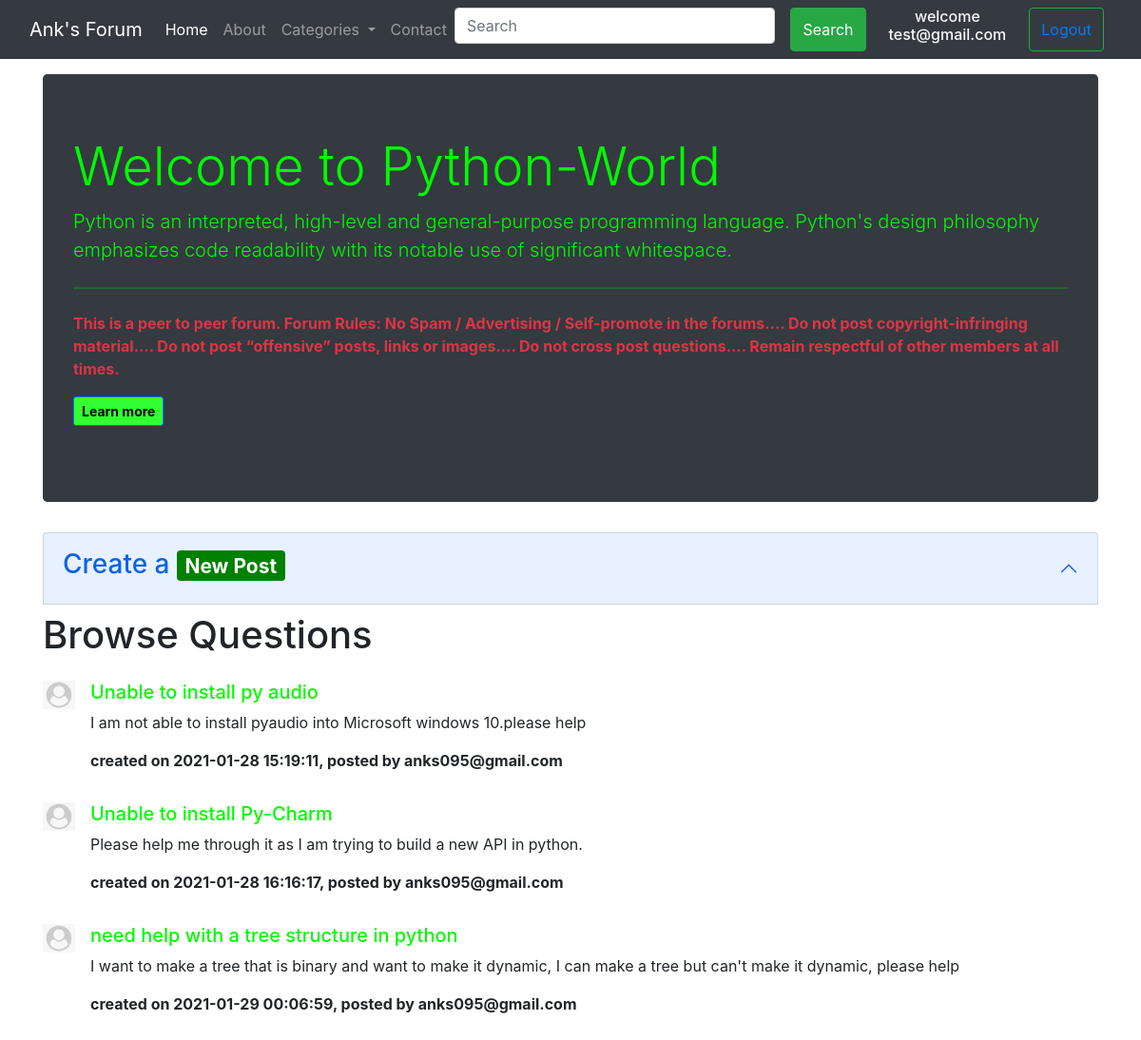
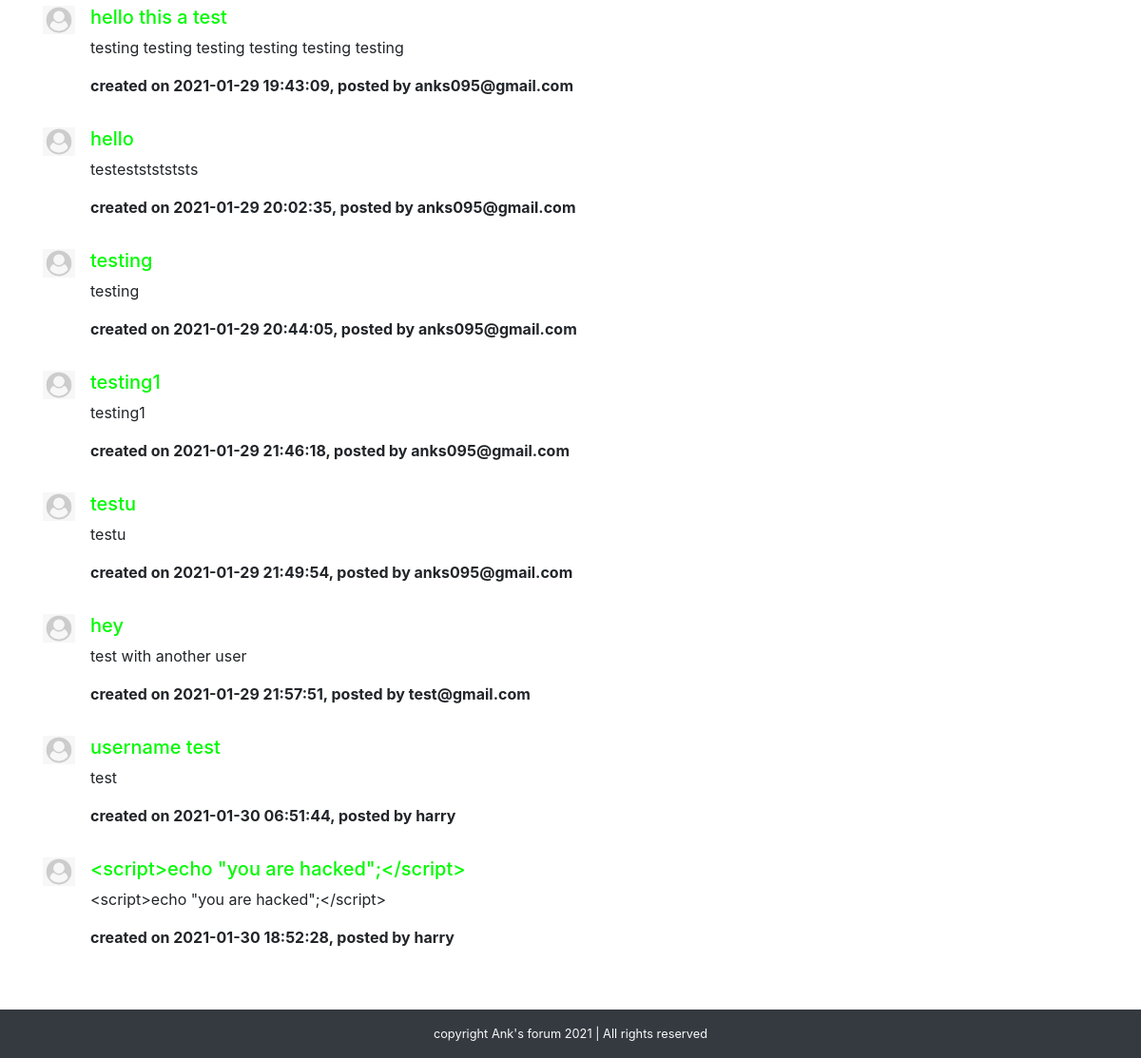
/threadList.php?catid=1 (signed in), run on the app's committed database (2 pictures, top to bottom).
### tables this page shows
CREATE TABLE `categories` (
  `category_id` int(8) NOT NULL,
  `category_name` varchar(500) NOT NULL,
  `category_description` varchar(500) NOT NULL,
  `created` datetime NOT NULL DEFAULT current_timestamp()
);

CREATE TABLE `threads` (
  `thread_id` int(7) NOT NULL,
  `thread_title` varchar(255) NOT NULL,
  `thread_description` text NOT NULL,
  `thread_cat_id` int(7) NOT NULL,
  `thread_user_id` int(7) NOT NULL,
  `timestamp` datetime NOT NULL DEFAULT current_timestamp()
);

CREATE TABLE `users` (
  `sno` int(8) NOT NULL,
  `user_email` varchar(30) NOT NULL,
  `user_password` varchar(255) NOT NULL,
  `timestamp` datetime NOT NULL DEFAULT current_timestamp()
);

### threadList.php (the view, shortened to what this page needs)
<!doctype html>
<html lang="en">
<head>
    <link href="https://cdn.jsdelivr.net/npm/bootstrap@5.0.0-beta1/dist/css/bootstrap.min.css" rel="stylesheet">
    <link rel="stylesheet" href="https://cdn.jsdelivr.net/npm/bootstrap@4.6.0/dist/css/bootstrap.min.css">
    <link rel="stylesheet" href="style.css">
</head>
<body>
    <?php include 'partial/_header.php'; ?>
    <?php
    $id = $_GET['catid'];
    $sql = "SELECT * FROM `categories` WHERE category_id=$id";
    $result = mysqli_query($conn, $sql);
    while ($row = mysqli_fetch_assoc($result)) {
        $categoryname = $row['category_name'];
        $categorydesc = $row['category_description'];
        $buttonstyleid = $row['category_id'];
    }
    ?>
    <div class="container my-3">
        <div class="jumbotron bg-dark font-weight-bold" id="<?php echo "cat".$id; ?>">
            <h1 class="display-4">Welcome to <?php echo $categoryname; ?>-World</h1>
            <p class="lead"><?php echo $categorydesc; ?></p>
            <hr class="my-4">
            <p class="text-danger">This is a peer to peer forum.
                Forum Rules:
                No Spam / Advertising / Self-promote in the forums....
                Do not post copyright-infringing material....
                Do not post “offensive” posts, links or images....
                Do not cross post questions....
                Remain respectful of other members at all times.</p>
            <p class="lead">
            <button type="button" class="btn btn-sm btn-primary font-weight-bold" id="button<?php echo $buttonstyleid; ?>">Learn more</button>
            </p>
        </div>
    </div>
    <?php
    $url=$_SERVER['REQUEST_URI'];
    if(isset($_SESSION['loggedin']) && $_SESSION['loggedin']==true){
        echo '<div class="container">
            <div class="accordion" id="accordionExample">
            <div class="accordion-item">
                <h2 class="accordion-header" id="headingOne">
                <button class="accordion-button" type="button" data-bs-toggle="collapse" data-bs-target="#collapseOne" aria-expanded="true" aria-controls="collapseOne">
                <h3>Create a <span class="badge" id="catbg'.$id.'">New Post</span></h3>
                </button>
                </h2>
                <div id="collapseOne" class="accordion-collapse collapse" aria-labelledby="headingOne" data-bs-parent="#accordionExample">
                <div class="accordion-body">
                    <form action= "'.$url.'" method="post">
                        <div class="mb-3">
                        <label for="exampleFormControlInput1" class="form-label">Post Title</label>
                        <input type="text" autocomplete="off" class="form-control" id="title" name="title" placeholder="title-text here" >
                        <label class="form-text text-muted">keep it short above</label>
                        </div>
                        <div class="mb-3">
                        <label for="exampleFormControlTextarea1" class="form-label">Post description</label>
                        <textarea class="form-control" autocomplete="off" id="desc" name="desc" rows="3" placeholder="description here" ></textarea>
                        </div>
                        <button type="submit" class="btn btn-primary">Submit</button>
                    </form>
                </div>
                </div>
            </div>
            </div>
        </div>';}
        else{
            echo '<div class="container">you need to log in to post threads here</div>';
        }
    ?>
    <div class="container mb-5">
        <h1 class="py-2">Browse Questions</h1>
        <?php
        $id = $_GET['catid'];
        $sql = "SELECT * FROM `threads` WHERE thread_cat_id=$id";
        $result = mysqli_query($conn, $sql);
        while ($row = mysqli_fetch_assoc($result)) {
            $thread = $row['thread_title'];
            $threaddesc = $row['thread_description'];
            $time = $row['timestamp'];
            $styleid = $row['thread_cat_id'];
            $tid = $row['thread_id'];
            $user = $row['thread_user_id'];
            $sql2 = "SELECT * FROM `users` WHERE sno=$user";
            $result2= mysqli_query($conn, $sql2);
            $row2 = mysqli_fetch_assoc($result2);
            echo '<div class="media my-3">
                <img src="img/userdefault.png" width="34px" class="mr-3" alt="...">
                <div class="media-body">
                    <h5 class="mt-0"><a id="cat'.$styleid.'" href="thread.php?threadid='.$tid.'">'.$thread.'</a></h5>
                    <p>'.$threaddesc.'</p>
                    <p class="font-weight-bold">created on '. $time .', posted by '.$row2["user_email"].'</p>
                </div>
            </div>';
        }
        ?>
    </div>
    <?php include 'partial/_footer.php'; ?>
</body>
</html>

### style.css (style rules this page uses)
#cat1 { color: rgb(0, 250, 0); }
#catbg1 { background-color: green; }
#button1 { background-color: rgb(51, 255, 51); color: black; }

### data on the page
categories: category_name "Python", category_description "Python is an interpreted, high-level and general-purpose programming language. Python's design philosophy emphasizes code readability with its notable use of significant whitespace."
threads: thread_title "Unable to install py audio", thread_description "I am not able to install pyaudio into Microsoft windows 10.please help", timestamp "2021-01-28 15:19:11", users.user_email "anks095@gmail.com"
threads: thread_title "Unable to install Py-Charm", thread_description "Please help me through it as I am trying to build a new API in python.", timestamp "2021-01-28 16:16:17", users.user_email "anks095@gmail.com"
threads: thread_title "need help with a tree structure in python", thread_description "I want to make a tree that is binary and want to make it dynamic, I can make a tree but can't make it dynamic, please help", timestamp "2021-01-29 00:06:59", users.user_email "anks095@gmail.com"
threads: thread_title "hello this a test", thread_description "testing testing testing testing testing testing", timestamp "2021-01-29 19:43:09", users.user_email "anks095@gmail.com"
threads: thread_title "hello", thread_description "testestststststs", timestamp "2021-01-29 20:02:35", users.user_email "anks095@gmail.com"
threads: thread_title "testing", thread_description "testing", timestamp "2021-01-29 20:44:05", users.user_email "anks095@gmail.com"
threads: thread_title "testing1", thread_description "testing1", timestamp "2021-01-29 21:46:18", users.user_email "anks095@gmail.com"
threads: thread_title "testu", thread_description "testu", timestamp "2021-01-29 21:49:54", users.user_email "anks095@gmail.com"
threads: thread_title "hey", thread_description "test with another user", timestamp "2021-01-29 21:57:51", users.user_email "test@gmail.com"
threads: thread_title "username test", thread_description "test", timestamp "2021-01-30 06:51:44", users.user_email "harry"
threads: thread_title "<script>echo \"you are hacked\";</script>", thread_description "<script>echo \"you are hacked\";</script>", timestamp "2021-01-30 18:52:28", users.user_email "harry"

### other printed values
$_SESSION['useremail'] "test@gmail.com"
